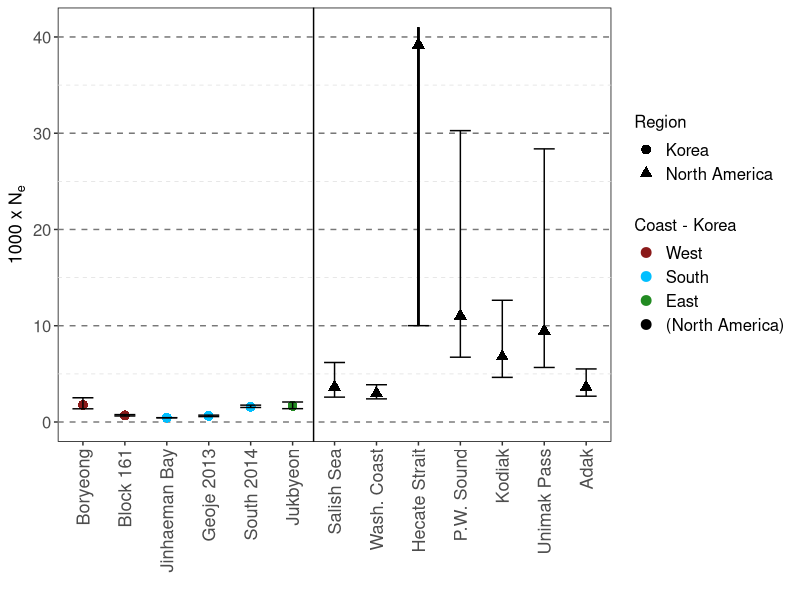

Write R code to recreate this figure.
########### Fisher et al. Fig4 ##############
#
# Compare Pacific cod Ne estimates between Korean and N. American populations
#
# MF 5/9/2018
#
#############################################


# Load Packages -----------------------------------------------------------
library(readr)
library(tidyverse)
library(scales)
library(here)



# Read in Data ------------------------------------------------------------
mydata <- read_delim(here::here('results','Ne',"Ne_KoreaMAF05_Alaska_corrected_bysite.txt"), "\t")



# Prepare Data for Graph --------------------------------------------------


# filter out individual sites when pooled across coast
plotdat <- mydata %>%
  filter(!(Site %in% c("Pohang", "Namhae"))) %>%
  filter(!(Site_ID %in% c("Geoje 2014","Jinhaeman Dec","Jinhaeman Feb")))


# assign coast designations
plotdat <- mutate(plotdat, coast= ifelse(Population=="North America", "(North America)",
                                         ifelse(Site %in% c('Block 161','Boryeong'), 'West',
                                                ifelse(Site == 'Jukbyeon','East','South'))))


# set infinite upper confidence level to max on graph (just for graphing)
plotdat$Ne1_lower[9] <- 43000

# order / arrange
plotdat$coast <- factor(plotdat$coast, levels=c("West","South","East","(North America)"))
site_order <- c("Boryeong", "Block 161", 
                "Jinhaeman Bay", "Geoje 2013", "South 2014",
                "Jukbyeon",
                "Salish Sea",
                "Wash. Coast", "Hecate Strait",
                "P.W. Sound", "Kodiak",
                "Unimak Pass","Adak")




# Graph Ne ----------------------------------------------------------------

#################### plotting function to squish axis ####################
squish_trans <- function(from, to, factor) {
  
  trans <- function(x) {
    
    # get indices for the relevant regions
    isq <- x > from & x < to
    ito <- x >= to
    
    # apply transformation
    x[isq] <- from + (x[isq] - from)/factor
    x[ito] <- from + (to - from)/factor + (x[ito] - to)
    
    return(x)
  }
  
  inv <- function(x) {
    
    # get indices for the relevant regions
    isq <- x > from & x < from + (to - from)/factor
    ito <- x >= from + (to - from)/factor
    
    # apply transformation
    x[isq] <- from + (x[isq] - from) * factor
    x[ito] <- to + (x[ito] - (from + (to - from)/factor))
    
    return(x)
  }
  
  # return the transformation
  return(trans_new("squished", trans, inv))
}
###########################################################


png(here::here('results','Figure4.png'), res=100, height=550,width=600)
ggplot(plotdat, aes(x=factor(Site_ID, levels=site_order), y=Ne1)) +
  geom_point(aes(pch = Population, col=coast), size = 3)+
  geom_errorbar(aes(ymin=Ne1_lower, ymax = Ne1_upper), size = 0.5, width=0.5)+
  geom_segment(aes(x=9,xend=9,y=10007,yend=39188)) +
  geom_segment(aes(x=9,xend=9,y=39188,yend=41000)) +
  ylab(expression("1000 x N"["e"])) +
  xlab("") +
  scale_y_continuous(limits=c(0,41000), breaks = seq(0,40000, 10000), labels = c("0", "10", "20", "30", "40")) +
  scale_color_manual(values=c("firebrick4","deepskyblue","forestgreen",'black'), name="Coast - Korea") +
  scale_shape_manual(name="Region", values=c(16,17)) +
  geom_vline(xintercept=6.5) +
  theme(axis.text.x=element_text(angle=90, hjust = 1, vjust=0.5, size = 13),
        axis.title.y=element_text(size=13),
        axis.text.y=element_text(size = 12),
        legend.key = element_blank(),
        legend.text = element_text(size=12, family="sans"),
        legend.title= element_text(size=12, family="sans"),
        panel.background = element_rect(fill="white",
                                        linetype=1,
                                        color="black"),
        panel.grid.major.y = element_line(colour="grey47", linetype = 2),
        panel.grid.minor.y = element_line(colour="grey87", linetype = 2),
        panel.grid.minor.x = element_blank(),
        panel.grid.major.x = element_blank())
dev.off()









